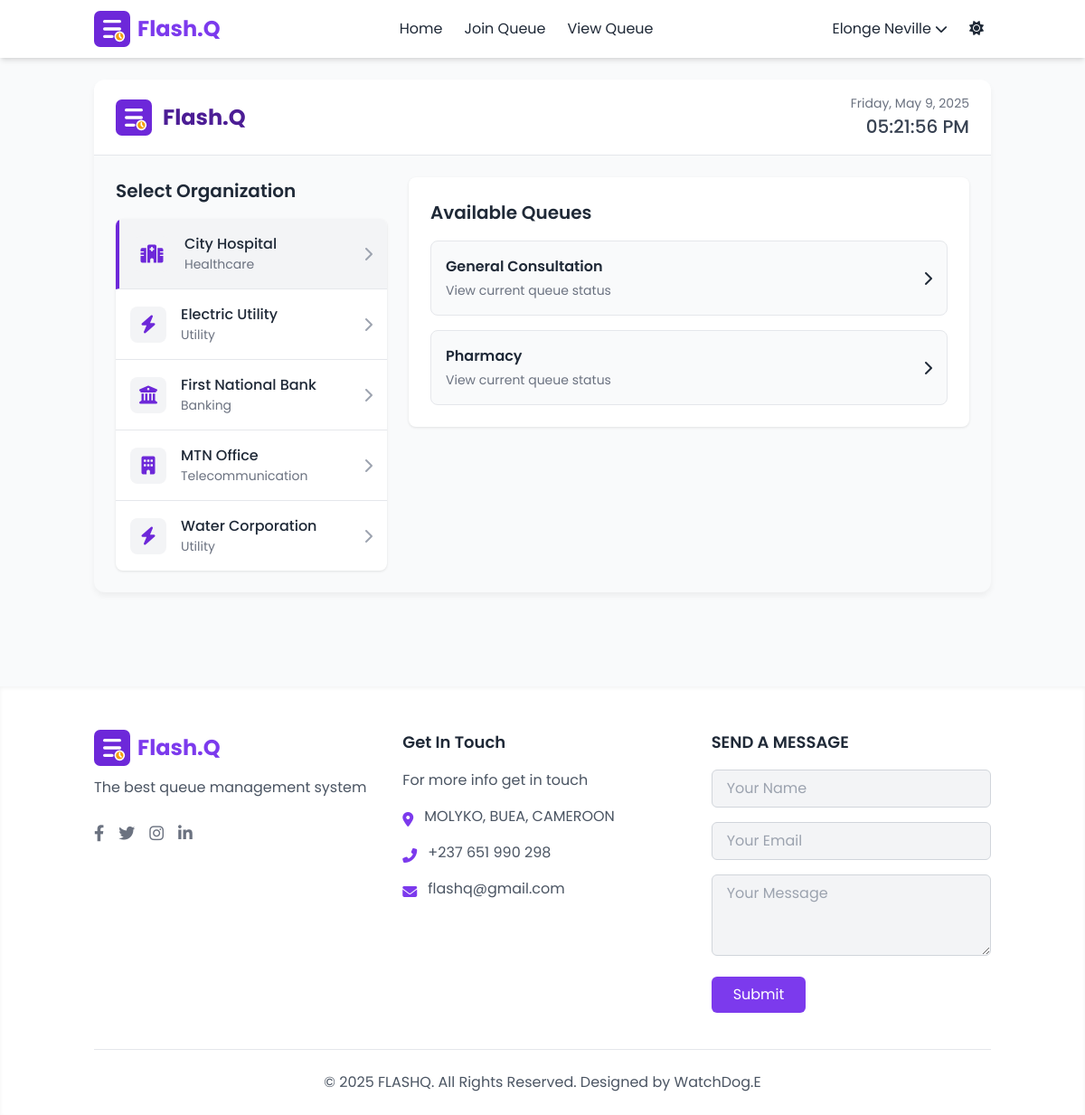
Page /view_queue.php?org=1 (signed in) on the committed database.
### tables this page shows
CREATE TABLE IF NOT EXISTS organizations (
    id INT AUTO_INCREMENT PRIMARY KEY,
    name VARCHAR(255) NOT NULL,
    category VARCHAR(100) NOT NULL,
    description TEXT,
    created_at TIMESTAMP DEFAULT CURRENT_TIMESTAMP
);

CREATE TABLE IF NOT EXISTS queues (
    id INT AUTO_INCREMENT PRIMARY KEY,
    organization_id INT NOT NULL,
    name VARCHAR(255) NOT NULL,
    is_active BOOLEAN DEFAULT 1,
    start_time TIME,
    end_time TIME,
    created_at TIMESTAMP DEFAULT CURRENT_TIMESTAMP,
    FOREIGN KEY (organization_id) REFERENCES organizations(id) ON DELETE CASCADE
);

### includes/db.php (called while the page is built, shortened)
<?php
class Database {
    private $conn;
    public function __construct() {
        try {
            $this->conn = new PDO("mysql:host=" . DB_HOST . ";dbname=" . DB_NAME, DB_USER, DB_PASS);
            $this->conn->setAttribute(PDO::ATTR_ERRMODE, PDO::ERRMODE_EXCEPTION);
            $this->conn->setAttribute(PDO::ATTR_DEFAULT_FETCH_MODE, PDO::FETCH_ASSOC);
        } catch(PDOException $e) {
            die("Connection failed: " . $e->getMessage());
        }
    }
    public function query($sql, $params = []) {
        $stmt = $this->conn->prepare($sql);
        $stmt->execute($params);
        return $stmt;
    }
    public function select($sql, $params = []) {
        $stmt = $this->query($sql, $params);
        return $stmt->fetchAll();
    }
}
$db = new Database();
?>

### includes/functions.php (called while the page is built, shortened)
<?php
require_once 'db.php';
function getAllOrganizations() {
    global $db;
    return $db->select("SELECT * FROM organizations ORDER BY name ASC");
}
function getQueuesForOrganization($orgId) {
    global $db;
    return $db->select(
        "SELECT * FROM queues WHERE organization_id = :org_id AND is_active = 1",
        ['org_id' => $orgId]
    );
}
?>

### view_queue.php (the view, shortened to what this page needs)
<?php
include 'includes/header.php';
$organizations = getAllOrganizations();
$selectedOrg = null;
$queues = [];
if (isset($_GET['org']) && is_numeric($_GET['org'])) {
    $selectedOrg = (int)$_GET['org'];
    $queues = getQueuesForOrganization($selectedOrg);
}
$selectedQueue = null;
?>
<div class="queue-container">
    <div class="queue-header">
        <div class="flex items-center justify-between">
            <div class="queue-logo">
                <img src="assets/images/logo.svg" alt="Flash.Q Logo">
                <h1>Flash.Q</h1>
            </div>
            <div class="queue-date-time">
                <div class="date" id="currentDate"></div>
                <div class="time" id="currentTime"></div>
            </div>
        </div>
    </div>
    <div class="queue-content">
        <div class="queue-selector">
            <h2>Select Organization</h2>
            <div class="org-list">
                <?php foreach ($organizations as $org): ?>
                    <a href="?org=<?= $org['id'] ?>" class="org-item <?= $selectedOrg === $org['id'] ? 'active' : '' ?>">
                        <div class="org-icon">
                            <?php if ($org['category'] === 'Healthcare'): ?>
                                <i class="fas fa-hospital"></i>
                            <?php elseif ($org['category'] === 'Banking'): ?>
                                <i class="fas fa-university"></i>
                            <?php elseif ($org['category'] === 'Utility'): ?>
                                <i class="fas fa-bolt"></i>
                            <?php else: ?>
                                <i class="fas fa-building"></i>
                            <?php endif; ?>
                        </div>
                        <div class="org-info">
                            <div class="org-name"><?= htmlspecialchars($org['name']) ?></div>
                            <div class="org-category"><?= htmlspecialchars($org['category']) ?></div>
                        </div>
                        <i class="fas fa-chevron-right"></i>
                    </a>
                <?php endforeach; ?>
            </div>
        </div>
        <div class="queue-info">
            <?php if ($selectedOrg && empty($queues)): ?>
                <div class="no-queues-message">
                    <i class="fas fa-exclamation-circle"></i>
                    <p>No active queues found for this organization.</p>
                </div>
            <?php elseif ($selectedOrg && !$selectedQueue): ?>
                <div class="queue-list-container">
                    <h2>Available Queues</h2>
                    <div class="queues-list">
                        <?php foreach ($queues as $queue): ?>
                            <a href="?org=<?= $selectedOrg ?>&queue=<?= $queue['id'] ?>" class="queue-option">
                                <div class="queue-details">
                                    <h3><?= htmlspecialchars($queue['name']) ?></h3>
                                    <p>View current queue status</p>
                                </div>
                                <i class="fas fa-chevron-right"></i>
                            </a>
                        <?php endforeach; ?>
                    </div>
                </div>
            <?php endif; ?>
        </div>
    </div>
</div>
<?php include 'includes/footer.php'; ?>

### assets/css/main.css (style rules this page uses)
:root { --primary-50: #f5f3ff; --primary-100: #ede9fe; --primary-200: #ddd6fe; --primary-300: #c4b5fd; --primary-400: #a78bfa; --primary-500: #8b5cf6; --primary-600: #7c3aed; --primary-700: #6d28d9; --primary-800: #5b21b6; --primary-900: #4c1d95; --gray-50: #f9fafb; --gray-100: #f3f4f6; --gray-200: #e5e7eb; --gray-300: #d1d5db; --gray-400: #9ca3af; --gray-500: #6b7280; --gray-600: #4b5563; --gray-700: #374151; --gray-800: #1f2937; --gray-900: #111827; --success: #10b981; --warning: #f59e0b; --error: #ef4444; --info: #3b82f6; }
html { scroll-behavior: smooth; }
body { font-family: 'Poppins', sans-serif; transition: background-color 0.3s ease, color 0.3s ease; }

### assets/css/queue.css (style rules this page uses)
.queue-container { background-color: #f9fafb; border-radius: 12px; box-shadow: 0 4px 6px rgba(0, 0, 0, 0.05); margin-bottom: 2rem; overflow: hidden; }
.queue-header { background-color: #fff; padding: 1rem 1.5rem; border-bottom: 1px solid #e5e7eb; }
.queue-logo { display: flex; align-items: center; }
.queue-logo img { width: 40px; height: 40px; margin-right: 0.75rem; }
.queue-logo h1 { font-size: 1.5rem; font-weight: 700; color: #4c1d95; }
.queue-date-time { display: flex; flex-direction: column; align-items: flex-end; }
.queue-date-time .date { font-size: 0.875rem; color: #6b7280; }
.queue-date-time .time { font-size: 1.25rem; font-weight: 500; color: #374151; }
.queue-content { display: flex; flex-direction: column; padding: 1.5rem; }
@media (min-width: 768px) { .queue-content { flex-direction: row; gap: 1.5rem; } }
@media (min-width: 768px) { .queue-selector { width: 300px; flex-shrink: 0; } }
@media (min-width: 768px) { .queue-info { flex-grow: 1; } }
.queue-selector h2, .queue-info h2 { font-size: 1.25rem; font-weight: 600; margin-bottom: 1rem; color: #1f2937; }
.org-list { background-color: #fff; border-radius: 8px; overflow: hidden; box-shadow: 0 1px 3px rgba(0, 0, 0, 0.1); }
.org-item { display: flex; align-items: center; padding: 1rem; border-bottom: 1px solid #e5e7eb; transition: all 0.2s ease; text-decoration: none; }
.org-item:last-child { border-bottom: none; }
.org-item.active { background-color: #f3f4f6; border-left: 4px solid #6d28d9; }
.org-icon { width: 40px; height: 40px; border-radius: 8px; background-color: #f3f4f6; display: flex; align-items: center; justify-content: center; margin-right: 1rem; color: #6d28d9; font-size: 1.25rem; }
.org-info { flex-grow: 1; }
.org-name { font-weight: 500; color: #1f2937; }
.org-category { font-size: 0.875rem; color: #6b7280; }
.org-item i.fa-chevron-right { color: #9ca3af; margin-left: 0.5rem; }
.queue-info { margin-top: 1.5rem; }
@media (min-width: 768px) { .queue-info { margin-top: 0; } }
.current-queue-container, .queue-list-container, .view-queue-container { background-color: #fff; border-radius: 8px; box-shadow: 0 1px 3px rgba(0, 0, 0, 0.1); padding: 1.5rem; }
.queues-list { display: flex; flex-direction: column; gap: 1rem; }
.queue-option { display: flex; align-items: center; padding: 1rem; border-radius: 8px; background-color: #f9fafb; border: 1px solid #e5e7eb; transition: all 0.2s ease; }
.queue-details { flex-grow: 1; }
.queue-details h3 { font-weight: 600; color: #1f2937; margin-bottom: 0.25rem; }
.queue-details p { font-size: 0.875rem; color: #6b7280; }

### rows in the picture
organizations: name "City Hospital", category "Healthcare"
organizations: name "Electric Utility", category "Utility"
organizations: name "First National Bank", category "Banking"
organizations: name "MTN Office", category "Telecommunication"
organizations: name "Water Corporation", category "Utility"
queues: name "General Consultation"
queues: name "Pharmacy"

### other values in the picture
$_SESSION['user_name'] "Elonge Neville"
